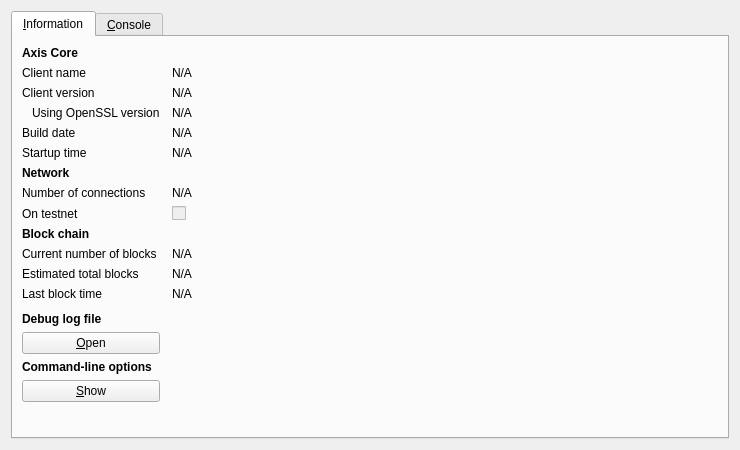
<?xml version="1.0" encoding="UTF-8"?>
<ui version="4.0">
 <class>RPCConsole</class>
 <widget class="QDialog" name="RPCConsole">
  <property name="geometry">
   <rect>
    <x>0</x>
    <y>0</y>
    <width>740</width>
    <height>450</height>
   </rect>
  </property>
  <property name="windowTitle">
   <string>Axis - Debug window</string>
  </property>
  <layout class="QVBoxLayout" name="verticalLayout_2">
   <item>
    <widget class="QTabWidget" name="tabWidget">
     <property name="currentIndex">
      <number>0</number>
     </property>
     <widget class="QWidget" name="tab_info">
      <attribute name="title">
       <string>&amp;Information</string>
      </attribute>
      <layout class="QGridLayout" name="gridLayout" columnstretch="0,1">
       <property name="horizontalSpacing">
        <number>12</number>
       </property>
       <item row="0" column="0">
        <widget class="QLabel" name="label_9">
         <property name="font">
          <font>
           <weight>75</weight>
           <bold>true</bold>
          </font>
         </property>
         <property name="text">
          <string>Axis Core</string>
         </property>
        </widget>
       </item>
       <item row="1" column="0">
        <widget class="QLabel" name="label_5">
         <property name="text">
          <string>Client name</string>
         </property>
        </widget>
       </item>
       <item row="1" column="1">
        <widget class="QLabel" name="clientName">
         <property name="cursor">
          <cursorShape>IBeamCursor</cursorShape>
         </property>
         <property name="text">
          <string>N/A</string>
         </property>
         <property name="textFormat">
          <enum>Qt::PlainText</enum>
         </property>
         <property name="textInteractionFlags">
          <set>Qt::LinksAccessibleByMouse|Qt::TextSelectableByKeyboard|Qt::TextSelectableByMouse</set>
         </property>
        </widget>
       </item>
       <item row="2" column="0">
        <widget class="QLabel" name="label_6">
         <property name="text">
          <string>Client version</string>
         </property>
        </widget>
       </item>
       <item row="2" column="1">
        <widget class="QLabel" name="clientVersion">
         <property name="cursor">
          <cursorShape>IBeamCursor</cursorShape>
         </property>
         <property name="text">
          <string>N/A</string>
         </property>
         <property name="textFormat">
          <enum>Qt::PlainText</enum>
         </property>
         <property name="textInteractionFlags">
          <set>Qt::LinksAccessibleByMouse|Qt::TextSelectableByKeyboard|Qt::TextSelectableByMouse</set>
         </property>
        </widget>
       </item>
       <item row="3" column="0">
        <widget class="QLabel" name="label_14">
         <property name="text">
          <string>Using OpenSSL version</string>
         </property>
         <property name="indent">
          <number>10</number>
         </property>
        </widget>
       </item>
       <item row="3" column="1">
        <widget class="QLabel" name="openSSLVersion">
         <property name="cursor">
          <cursorShape>IBeamCursor</cursorShape>
         </property>
         <property name="text">
          <string>N/A</string>
         </property>
         <property name="textFormat">
          <enum>Qt::PlainText</enum>
         </property>
         <property name="textInteractionFlags">
          <set>Qt::LinksAccessibleByMouse|Qt::TextSelectableByKeyboard|Qt::TextSelectableByMouse</set>
         </property>
        </widget>
       </item>
       <item row="4" column="0">
        <widget class="QLabel" name="label_12">
         <property name="text">
          <string>Build date</string>
         </property>
        </widget>
       </item>
       <item row="4" column="1">
        <widget class="QLabel" name="buildDate">
         <property name="cursor">
          <cursorShape>IBeamCursor</cursorShape>
         </property>
         <property name="text">
          <string>N/A</string>
         </property>
         <property name="textFormat">
          <enum>Qt::PlainText</enum>
         </property>
         <property name="textInteractionFlags">
          <set>Qt::LinksAccessibleByMouse|Qt::TextSelectableByKeyboard|Qt::TextSelectableByMouse</set>
         </property>
        </widget>
       </item>
       <item row="5" column="0">
        <widget class="QLabel" name="label_13">
         <property name="text">
          <string>Startup time</string>
         </property>
        </widget>
       </item>
       <item row="5" column="1">
        <widget class="QLabel" name="startupTime">
         <property name="cursor">
          <cursorShape>IBeamCursor</cursorShape>
         </property>
         <property name="text">
          <string>N/A</string>
         </property>
         <property name="textFormat">
          <enum>Qt::PlainText</enum>
         </property>
         <property name="textInteractionFlags">
          <set>Qt::LinksAccessibleByMouse|Qt::TextSelectableByKeyboard|Qt::TextSelectableByMouse</set>
         </property>
        </widget>
       </item>
       <item row="6" column="0">
        <widget class="QLabel" name="label_11">
         <property name="font">
          <font>
           <weight>75</weight>
           <bold>true</bold>
          </font>
         </property>
         <property name="text">
          <string>Network</string>
         </property>
        </widget>
       </item>
       <item row="7" column="0">
        <widget class="QLabel" name="label_7">
         <property name="text">
          <string>Number of connections</string>
         </property>
        </widget>
       </item>
       <item row="7" column="1">
        <widget class="QLabel" name="numberOfConnections">
         <property name="cursor">
          <cursorShape>IBeamCursor</cursorShape>
         </property>
         <property name="text">
          <string>N/A</string>
         </property>
         <property name="textFormat">
          <enum>Qt::PlainText</enum>
         </property>
         <property name="textInteractionFlags">
          <set>Qt::LinksAccessibleByMouse|Qt::TextSelectableByKeyboard|Qt::TextSelectableByMouse</set>
         </property>
        </widget>
       </item>
       <item row="8" column="0">
        <widget class="QLabel" name="label_8">
         <property name="text">
          <string>On testnet</string>
         </property>
        </widget>
       </item>
       <item row="8" column="1">
        <widget class="QCheckBox" name="isTestNet">
         <property name="enabled">
          <bool>false</bool>
         </property>
         <property name="text">
          <string/>
         </property>
        </widget>
       </item>
       <item row="9" column="0">
        <widget class="QLabel" name="label_10">
         <property name="font">
          <font>
           <weight>75</weight>
           <bold>true</bold>
          </font>
         </property>
         <property name="text">
          <string>Block chain</string>
         </property>
        </widget>
       </item>
       <item row="10" column="0">
        <widget class="QLabel" name="label_3">
         <property name="text">
          <string>Current number of blocks</string>
         </property>
        </widget>
       </item>
       <item row="10" column="1">
        <widget class="QLabel" name="numberOfBlocks">
         <property name="cursor">
          <cursorShape>IBeamCursor</cursorShape>
         </property>
         <property name="text">
          <string>N/A</string>
         </property>
         <property name="textFormat">
          <enum>Qt::PlainText</enum>
         </property>
         <property name="textInteractionFlags">
          <set>Qt::LinksAccessibleByMouse|Qt::TextSelectableByKeyboard|Qt::TextSelectableByMouse</set>
         </property>
        </widget>
       </item>
       <item row="11" column="0">
        <widget class="QLabel" name="label_4">
         <property name="text">
          <string>Estimated total blocks</string>
         </property>
        </widget>
       </item>
       <item row="11" column="1">
        <widget class="QLabel" name="totalBlocks">
         <property name="cursor">
          <cursorShape>IBeamCursor</cursorShape>
         </property>
         <property name="text">
          <string>N/A</string>
         </property>
         <property name="textFormat">
          <enum>Qt::PlainText</enum>
         </property>
         <property name="textInteractionFlags">
          <set>Qt::LinksAccessibleByMouse|Qt::TextSelectableByKeyboard|Qt::TextSelectableByMouse</set>
         </property>
        </widget>
       </item>
       <item row="12" column="0">
        <widget class="QLabel" name="label_2">
         <property name="text">
          <string>Last block time</string>
         </property>
        </widget>
       </item>
       <item row="12" column="1">
        <widget class="QLabel" name="lastBlockTime">
         <property name="cursor">
          <cursorShape>IBeamCursor</cursorShape>
         </property>
         <property name="text">
          <string>N/A</string>
         </property>
         <property name="textFormat">
          <enum>Qt::PlainText</enum>
         </property>
         <property name="textInteractionFlags">
          <set>Qt::LinksAccessibleByMouse|Qt::TextSelectableByKeyboard|Qt::TextSelectableByMouse</set>
         </property>
        </widget>
       </item>
       <item row="13" column="0">
        <spacer name="verticalSpacer_2">
         <property name="orientation">
          <enum>Qt::Vertical</enum>
         </property>
         <property name="sizeHint" stdset="0">
          <size>
           <width>20</width>
           <height>20</height>
          </size>
         </property>
        </spacer>
       </item>
       <item row="14" column="0">
        <widget class="QLabel" name="labelDebugLogfile">
         <property name="font">
          <font>
           <weight>75</weight>
           <bold>true</bold>
          </font>
         </property>
         <property name="text">
          <string>Debug log file</string>
         </property>
        </widget>
       </item>
       <item row="15" column="0">
        <widget class="QPushButton" name="openDebugLogfileButton">
         <property name="toolTip">
          <string>Open the Axis debug log file from the current data directory. This can take a few seconds for large log files.</string>
         </property>
         <property name="text">
          <string>&amp;Open</string>
         </property>
         <property name="autoDefault">
          <bool>false</bool>
         </property>
        </widget>
       </item>
       <item row="16" column="0">
        <widget class="QLabel" name="labelCLOptions">
         <property name="font">
          <font>
           <weight>75</weight>
           <bold>true</bold>
          </font>
         </property>
         <property name="text">
          <string>Command-line options</string>
         </property>
        </widget>
       </item>
       <item row="17" column="0">
        <widget class="QPushButton" name="showCLOptionsButton">
         <property name="toolTip">
          <string>Show the Axis-Qt help message to get a list with possible Axis command-line options.</string>
         </property>
         <property name="text">
          <string>&amp;Show</string>
         </property>
         <property name="autoDefault">
          <bool>false</bool>
         </property>
        </widget>
       </item>
       <item row="18" column="0">
        <spacer name="verticalSpacer">
         <property name="orientation">
          <enum>Qt::Vertical</enum>
         </property>
         <property name="sizeHint" stdset="0">
          <size>
           <width>20</width>
           <height>40</height>
          </size>
         </property>
        </spacer>
       </item>
      </layout>
     </widget>
     <widget class="QWidget" name="tab_console">
      <attribute name="title">
       <string>&amp;Console</string>
      </attribute>
      <layout class="QVBoxLayout" name="verticalLayout_3">
       <property name="spacing">
        <number>3</number>
       </property>
       <item>
        <widget class="QTextEdit" name="messagesWidget">
         <property name="minimumSize">
          <size>
           <width>0</width>
           <height>100</height>
          </size>
         </property>
         <property name="readOnly">
          <bool>true</bool>
         </property>
         <property name="tabKeyNavigation" stdset="0">
          <bool>false</bool>
         </property>
         <property name="columnCount" stdset="0">
          <number>2</number>
         </property>
        </widget>
       </item>
       <item>
        <layout class="QHBoxLayout" name="horizontalLayout">
         <property name="spacing">
          <number>3</number>
         </property>
         <item>
          <widget class="QLabel" name="label">
           <property name="text">
            <string notr="true">&gt;</string>
           </property>
          </widget>
         </item>
         <item>
          <widget class="QLineEdit" name="lineEdit"/>
         </item>
         <item>
          <widget class="QPushButton" name="clearButton">
           <property name="maximumSize">
            <size>
             <width>24</width>
             <height>24</height>
            </size>
           </property>
           <property name="toolTip">
            <string>Clear console</string>
           </property>
           <property name="text">
            <string/>
           </property>
           <property name="icon">
            <iconset resource="../bitcoin.qrc">
             <normaloff>:/icons/remove</normaloff>:/icons/remove</iconset>
           </property>
           <property name="shortcut">
            <string notr="true">Ctrl+L</string>
           </property>
           <property name="autoDefault">
            <bool>false</bool>
           </property>
          </widget>
         </item>
        </layout>
       </item>
      </layout>
     </widget>
    </widget>
   </item>
  </layout>
 </widget>
 <resources>
  <include location="../bitcoin.qrc"/>
 </resources>
 <connections/>
</ui>
